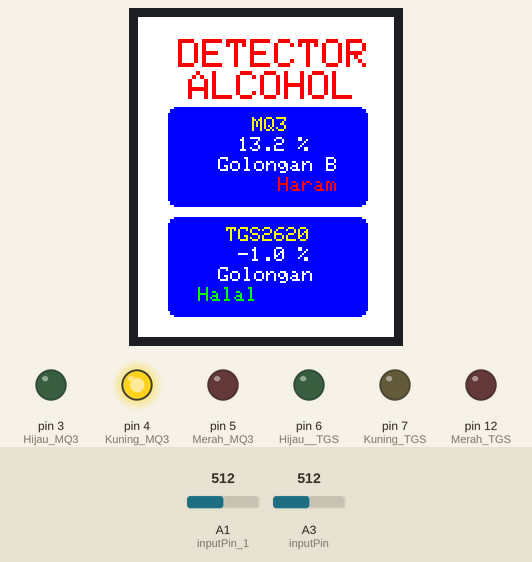
Simulated run of this sketch. Board: Arduino Uno, built with avr-gcc and run on an emulated ATmega328P. Parts: 128×160 colour display, output pins drawn as LEDs (lit = HIGH). The test bench sets the inputs (shaded band); at power-on: A1 (inputPin_1) = 512, A3 (inputPin) = 512. What the sketch prints to the serial monitor is not drawn.

Above: at 1.3 s.
1.4 s: A1 (inputPin_1) set to 480
At 3.1 s:
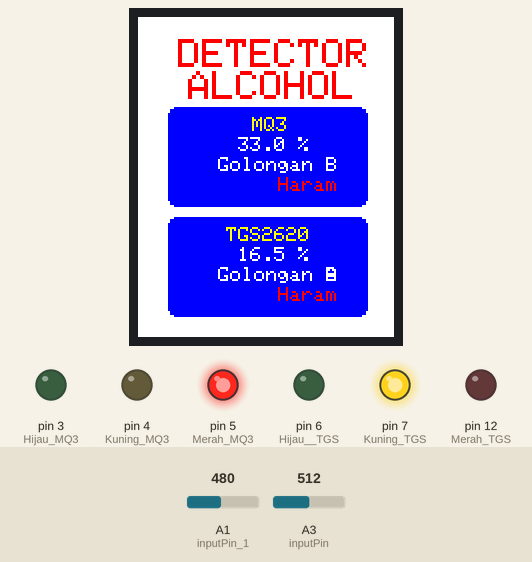
4.1 s: A1 (inputPin_1) set to 663
At 6.1 s:
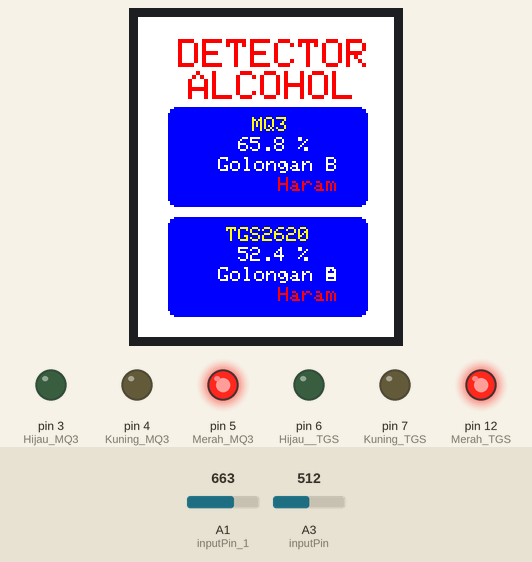
7.4 s: A1 (inputPin_1) set to 689
At 7.8 s:
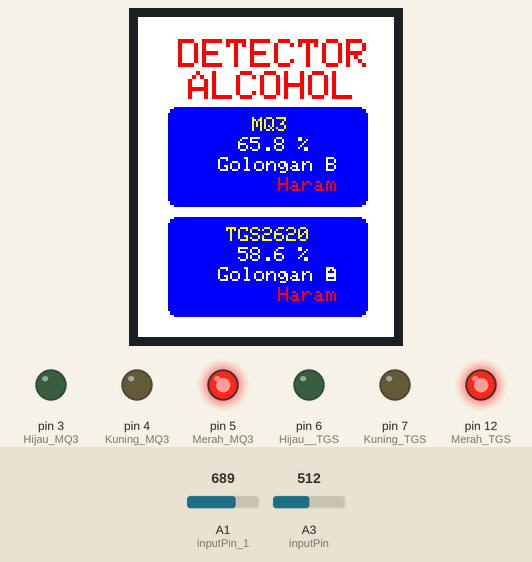
10.7 s: A3 (inputPin) set to 716
At 11.6 s:
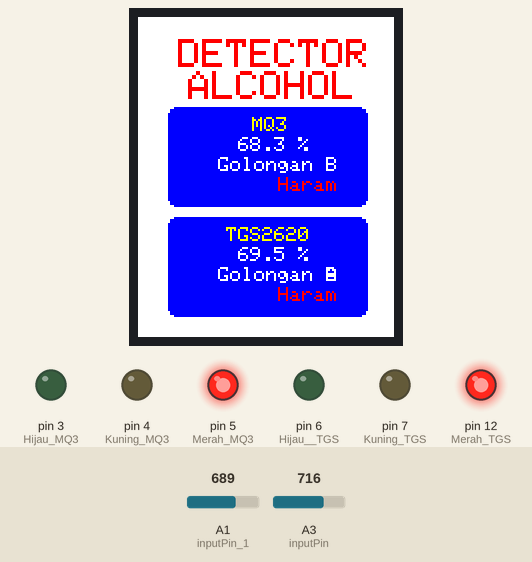
13.2 s: A3 (inputPin) set to 900
At 14.0 s:
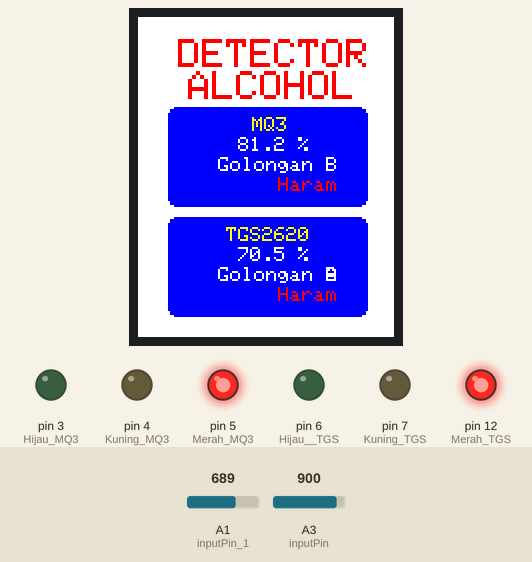
15.6 s: A3 (inputPin) set to 1023
At 16.5 s:
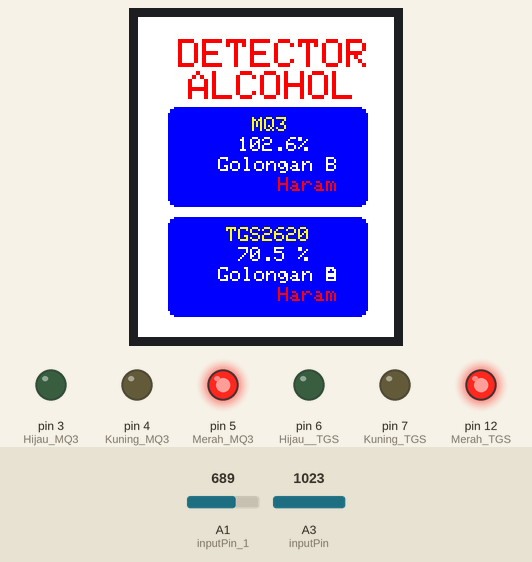
Timing chart, 0 to 18.6 s (numbered marks = the images above; inputs shaded):
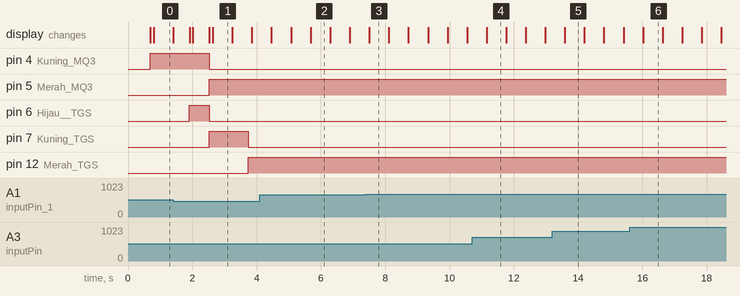

Measured:
- the behaviour switches between 496 and 495 on A1 (inputPin_1) (found by bisection; images 0 and 1)
- the behaviour switches between 679 and 680 on A1 (inputPin_1) (found by bisection; images 2 and 3)
- after the input at 1.4 s, pin 6 (Hijau__TGS): LOW → HIGH after 0.51 s, → LOW 0.61 s later
- what the display in image 1 shows lasts 0.6 s, from 2.6 s to 3.2 s

The sketch:

Program___Tampilan_TFT.ino
```cpp
#include <Adafruit_GFX.h>      // include Adafruit graphics library
#include <Adafruit_ST7735.h>   // include Adafruit ST7735 TFT library
#include <SPI.h>
#include <Adafruit_I2CDevice.h>
#define TFT_RST   8      // TFT RST pin is connected to arduino pin 8
#define TFT_CS    10      // TFT CS  pin is connected to arduino pin 9
#define TFT_DC    9     // TFT DC  pin is connected to arduino pin 10
// initialize ST7735 TFT library
Adafruit_ST7735 tft = Adafruit_ST7735(TFT_CS, TFT_DC, TFT_RST);


//  data pin connection

const int numReadings = 10;
int readings[numReadings];
int readIndex = 0;
int total = 0;
double average = 0;
int inputPin = A3;
float MQ3 = 0;
float V_1 = 0;

const int numReadings_1 = 10;
int readings_1[numReadings_1];
int readIndex_1 = 0;
int total_1 = 0;
double average_1 = 0;
int inputPin_1 = A1;
float TGS = 0 ;
float V_2 = 0;


int A = 0;
int B = 0;
int C = 0;
int D = 0;
int E = 0;
int F = 0;
bool H1 = false;
bool H2 = false;

void setup(void)
{
  Serial.begin(9600);


  // pinMode(2,OUTPUT);// Buz
  pinMode(3, OUTPUT); // Hijau MQ3
  pinMode(4, OUTPUT); // Kuning MQ3
  pinMode(5, OUTPUT); // Merah MQ3
  pinMode(6, OUTPUT); // Hijau  TGS
  pinMode(7, OUTPUT); // Kuning TGS
  pinMode(12, OUTPUT); // Merah TGS
  ;

  for (int thisReading = 0; thisReading < numReadings; thisReading++)
  {
    readings[thisReading] = 0;
  }

  for (int thisReading_1 = 0; thisReading_1 < numReadings_1; thisReading_1++)
  {
    readings_1[thisReading_1] = 0;
  }

  //analogReference(INTERNAL);     // set positive reference voltage to 1.1V

  tft.initR(INITR_BLACKTAB);     // initialize a ST7735S chip, black tab
  //tft.fillScreen(ST7735_BLACK);  // fill screen with black color

  //  tft.setCursor(30, 80);
  //  tft.setTextColor(ST7735_GREEN);
  // tft.setTextSize(1);
  // tft.print("Halal");

  //  tft.setCursor(70, 80);
  //  tft.setTextColor(ST7735_RED);
  //  tft.setTextSize(1);
  //  tft.print("Haram");

  /////////////////////////////////

  //  tft.setCursor(30, 135);
  // tft.setTextColor(ST7735_GREEN);
  //  tft.setTextSize(1);
  //  tft.print("Halal");

  // tft.setCursor(70, 135);
  // tft.setTextColor(ST7735_RED);
  //  tft.setTextSize(1);
  //  tft.print("Haram");

  //tftPrintTest();
  //  Serial.begin(9600);

  splashScreen();

}

// main loop
void loop()
{
  //////////////////////////// Tampilan//////////////////////
  /////////////////ADC////////////////
  char _buffer[8];

  // Pembacaan rata2 MQ3

  total = total - readings[readIndex];
  readings[readIndex] = analogRead(inputPin);
  total = total + readings[readIndex];
  readIndex = readIndex + 1;
  if (readIndex >= numReadings)
  {
    readIndex = 0;
  }

  // Pembacaan rata2 TGS2620
  total_1 = total_1 - readings_1[readIndex_1];
  readings_1[readIndex_1] = analogRead(inputPin_1);
  total_1 = total_1 + readings_1[readIndex_1];
  readIndex_1 = readIndex_1 + 1;
  if (readIndex_1 >= numReadings_1)
  {
    readIndex_1 = 0;
  }

  // hitung rata2 Pembacaan kedua sensor dan rumus hasil regresi.
  //  average = total / numReadings;
  //  MQ3 = ((average) *    0.1014 - 21.366)+11;
  //  average_1 = total_1 / numReadings_1;
  //  TGS = ((average_1) * 0.121 - 24.183)+1;

  average = total / numReadings;
  MQ3 = ((average) * 0.1282 - 20.865) + 21;
  average_1 = total_1 / numReadings_1;
  TGS = ((average_1) * 0.1218 - 40.461) + 27 ; //0.1218x - 40.461

  V_1 = (MQ3 * 4.76 / 1023);
  V_2 = (TGS * 4.76 / 1023);

  // Tampilan Serial Monitor
  //  Serial.print("  MQ3=");
  //  Serial.print(MQ3);
  //  Serial.print(" V=");
  //  Serial.print(V_1);
  //
  //  Serial.print("   TGS=");
  //  Serial.print(TGS);
  //  Serial.print(" V=");
  //  Serial.println(V_2);

  //  delay(100);


  //  char _buffer[8];
  //
  //  // Pembacaan rata2 MQ3
  //
  //  total = total - readings[readIndex];
  //  readings[readIndex] = analogRead(inputPin);
  //  total = total + readings[readIndex];
  //  readIndex = readIndex + 1;
  //  if (readIndex >= numReadings)
  //  {
  //    readIndex = 0;
  //  }
  //
  //
  //  // Pembacaan rata2 TGS2620
  //  total_1 = total_1 - readings_1[readIndex_1];
  //  readings_1[readIndex_1] = analogRead(inputPin_1);
  //  total_1 = total_1 + readings_1[readIndex_1];
  //  readIndex_1 = readIndex_1 + 1;
  //  if (readIndex_1 >= numReadings_1)
  //  {
  //    readIndex_1 = 0;
  //  }
  //
  //  // hitung rata2 Pembacaan kedua sensor dan rumus hasil regresi.
  //  average = total / numReadings;
  //  MQ3 = ((average) * 0.1282 - 20.865) + 10;
  //  average_1 = total_1 / numReadings_1;
  //  TGS = ((average_1) * 0.1218 - 40.461) -2 ;//0.1218x - 40.461
  //
  //
  ////  average = total / numReadings;
  //// MQ3 = ((average) * 0.1282 - 20.865) + 10;
  ////  average_1 = total_1 / numReadings_1;
  ////  TGS = ((average_1) * 0.1282 - 20.865)  ;
  //
  //
  //  // Tampilan Serial Monitor
  //    Serial.print("     MQ3=");
  //    Serial.print(MQ3);
  //    Serial.print("     TGS2620=");
  //    Serial.println(TGS);
  //  //  delay(100);


  //Tampilan LCD Nilai %

  tft.setCursor(50, 60);     //50,30
  tft.setTextColor(ST7735_WHITE, ST7735_BLUE);
  tft.setTextSize(1);
  tft.println(MQ3, 1);

  tft.setCursor(50, 115);
  tft.setTextColor(ST7735_WHITE, ST7735_BLUE);
  tft.setTextSize(1);
  tft.println(TGS, 1);
  delay(500);

  // Program perbandingan dalam penentuan Golongan

  ////////////////////////////////// Perbandingan golongan MQ3//////////////////////////

  if (MQ3 < 0.5)       // jika MQ3 <1
  {
    tft.fillRect(70, 80, 40, 10, ST77XX_BLUE);
    tft.setCursor(30, 80);
    tft.setTextColor(ST7735_GREEN);
    tft.setTextSize(1);
    tft.print("Halal");

    //  digitalWrite(2, LOW); //Buzzer

    H1 = 1;
    A = 0;
    B = 0;
    C = 0;

  }

  else if (MQ3 < 5 )       // jika MQ3 <5
  {

    digitalWrite(3, HIGH); // Hijau MQ3
    digitalWrite(4, LOW);// Kuning MQ3
    digitalWrite(5, LOW);// Merah MQ3

    tft.setCursor(40, 70);
    tft.setTextColor(ST7735_WHITE);
    tft.setTextSize(1);
    tft.print("Golongan A");


    tft.fillRect(20, 80, 40, 10, ST77XX_BLUE);
    tft.setCursor(70, 80);
    tft.setTextColor(ST7735_RED);
    tft.setTextSize(1);
    tft.print("Haram");
    A = 1;
    B = 0;
    C = 0;
    H1 = 0;
  }


  else if (MQ3  < 20)       // jika MQ3 5-20
  {

    digitalWrite(3, LOW); // Hijau MQ3
    digitalWrite(4, HIGH);// Kuning MQ3
    digitalWrite(5, LOW);// Merah MQ3

    tft.setCursor(40, 70);
    tft.setTextColor(ST7735_WHITE);
    tft.setTextSize(1);
    tft.print("Golongan B");

    tft.fillRect(20, 80, 40, 10, ST77XX_BLUE);
    tft.setCursor(70, 80);
    tft.setTextColor(ST7735_RED);
    tft.setTextSize(1);
    tft.print("Haram");

    A = 0;
    B = 1;
    C = 0;
    H1 = 0;

  }


  else if (MQ3  < 55)       // jika MQ3 20-55
  {

    digitalWrite(3, LOW); // Hijau MQ3
    digitalWrite(4, LOW);// Kuning MQ3
    digitalWrite(5, HIGH);// Merah MQ3

    tft.setCursor(40, 70);
    tft.setTextColor(ST7735_WHITE);
    tft.setTextSize(1);
    tft.print("Golongan C");

    tft.fillRect(20, 80, 40, 10, ST77XX_BLUE);
    tft.setCursor(70, 80);
    tft.setTextColor(ST7735_RED);
    tft.setTextSize(1);
    tft.print("Haram");
    digitalWrite(2, HIGH); //Buzzer

    A = 0;
    B = 0;
    C = 1;
    H1 = 0;
  }

  else if (MQ3  > 55)       // jika MQ3 5-20
  {

    digitalWrite(3, LOW); // Hijau MQ3
    digitalWrite(4, LOW);// Kuning MQ3
    digitalWrite(5, HIGH);// Merah MQ3

    tft.fillRect(20, 80, 40, 10, ST77XX_BLUE);
    tft.setCursor(70, 80);
    tft.setTextColor(ST7735_RED);
    tft.setTextSize(1);
    tft.print("Haram");

    digitalWrite(2, HIGH); //Buzzer

    A = 0;
    B = 0;
    C = 1;
    H1 = 0;
  }


  ////////////////////////////////// Perbandingan golongan TGS//////////////////////////

  if (TGS < 0.5)       // jika TGS <1
  {
    tft.fillRect(70, 135, 40, 10, ST77XX_BLUE);
    tft.setCursor(30, 135);
    tft.setTextColor(ST7735_GREEN);
    tft.setTextSize(1);
    tft.print("Halal");

    H2 = 1;
    D = 0;
    E = 0;
    F = 0;
  }

  else if (TGS < 5 )       // jika TGS<5
  {

    digitalWrite(6, HIGH); // Hijau TGS
    digitalWrite(7, LOW);// Kuning TGS
    digitalWrite(12, LOW);// Merah TGS

    tft.setCursor(40, 125);      //40,135
    tft.setTextColor(ST7735_WHITE);
    tft.setTextSize(1);
    tft.print("Golongan A");

    tft.fillRect(20, 135, 40, 10, ST77XX_BLUE);
    tft.setCursor(70, 135);
    tft.setTextColor(ST7735_RED);
    tft.setTextSize(1);
    tft.print("Haram");

    D = 1;
    E = 0;
    F = 0;
    H2 = 0;
  }


  else if (TGS  < 20)       // jika TGS 5-20
  {

    digitalWrite(6, LOW); // Hijau TGS
    digitalWrite(7, HIGH);// Kuning TGS
    digitalWrite(12, LOW);// Merah TGS


    tft.setCursor(40, 125);      //40,135
    tft.setTextColor(ST7735_WHITE);
    tft.setTextSize(1);
    tft.print("Golongan B");

    tft.fillRect(20, 135, 40, 10, ST77XX_BLUE);
    tft.setCursor(70, 135);
    tft.setTextColor(ST7735_RED);
    tft.setTextSize(1);
    tft.print("Haram");

    D = 0;
    E = 1;
    F = 0;
    H2 = 0;

  }


  else if (TGS  < 55)       // jika TGS 20-55
  {

    digitalWrite(6, LOW); // Hijau TGS
    digitalWrite(7, LOW);// Kuning TGS
    digitalWrite(12, HIGH);// Merah TGS

    tft.setCursor(40, 125);      //40,135
    tft.setTextColor(ST7735_WHITE);
    tft.setTextSize(1);
    tft.print("Golongan C");

    tft.fillRect(20, 135, 40, 10, ST77XX_BLUE);
    tft.setCursor(70, 135);
    tft.setTextColor(ST7735_RED);
    tft.setTextSize(1);
    tft.print("Haram");

    D = 0;
    E = 0;
    F = 1;
    H2 = 0;
  }

  else if (TGS  > 55)       // jika TGS 5-20
  {
    digitalWrite(6, LOW); // Hijau TGS
    digitalWrite(7, LOW);// Kuning TGS
    digitalWrite(12, HIGH);// Merah TGS

    tft.fillRect(20, 135, 40, 10, ST77XX_BLUE);
    tft.setCursor(70, 135);
    tft.setTextColor(ST7735_RED);
    tft.setTextSize(1);
    tft.print("Haram");

    D = 0;
    E = 0;
    F = 1;
    H2 = 0;
  }

  //  Pasti akan muncul error ini
  // =========================================================
  //  H = 0; // nilai haram dan halal 0 berarti haram, 1 berarti halal
  //  ========================================================

  delay(100);    // wait a second

  int digitMQ3 = strlen(String((int)MQ3).c_str());
  int digitTGS = strlen(String((int)TGS).c_str());

  int digitA = strlen(String((int)A).c_str());
  int digitB = strlen(String((int)B).c_str());
  int digitC = strlen(String((int)C).c_str());

  int digitD = strlen(String((int)D).c_str());
  int digitE = strlen(String((int)E).c_str());
  int digitF = strlen(String((int)F).c_str());

  int digitH1 = strlen(String((int)H1).c_str());
  int digitH2 = strlen(String((int)H2).c_str());
  //  RM220T240A10B3255C10H11S
  Serial.print("RM" + String(digitMQ3) +  String(MQ3) + "T" + String(digitTGS) + String(TGS) + "A" + String(digitA) + A + "B" + String(digitB) + B + "C" + String(digitC) + C + "H" + String(digitH1) + H1 + "D" + String(digitD) + D + "E" + String(digitE) + E + "F" + String(digitF) + F + "I" + String(digitH2) + H2 + "S" );
}
void splashScreen() {
  tft.fillScreen(ST7735_WHITE);

  tft.fillRoundRect(15, 45, 100, 50, 4, ST7735_BLUE);     //15, 10, 100, 50, 4
  tft.fillRoundRect(15, 100, 100, 50, 4, ST7735_BLUE);     //15, 100, 100, 50, 4


  tft.setCursor(20, 11);      //20,66
  tft.setTextColor(ST7735_RED);
  tft.setTextSize(2);
  tft.print("DETECTOR");

  tft.setCursor(25, 27);      //25,82
  tft.setTextColor(ST7735_RED);
  tft.setTextSize(2);
  tft.print("ALCOHOL");

  tft.setCursor(57, 50);      //57,15
  tft.setTextColor(ST7735_YELLOW);
  tft.setTextSize(1);
  tft.print("MQ3");

  tft.setCursor(80, 60);      //80,30
  tft.setTextColor(ST7735_WHITE);
  tft.setTextSize(1);
  tft.print("%");

  tft.setCursor(40, 70);      //40,45
  tft.setTextColor(ST7735_WHITE);
  tft.setTextSize(1);
  tft.print("Golongan");


  tft.setCursor(44, 105);      //44,105
  tft.setTextColor(ST7735_YELLOW);
  tft.setTextSize(1);
  tft.print("TGS2620");

  tft.setCursor(80, 115);      //80,120
  tft.setTextColor(ST7735_WHITE);
  tft.setTextSize(1);
  tft.print("%");

  tft.setCursor(40, 125);      //40,135
  tft.setTextColor(ST7735_WHITE);
  tft.setTextSize(1);
  tft.print("Golongan");

  //tft.fillRect(70, 80, 40, 10, ST77XX_YELLOW); //(posisix, posisiy, panjangx, panjangy,warna);
  //tft.fillRect(70, 135, 40, 10, ST77XX_YELLOW); //(posisix, posisiy, panjangx, panjangy,warna);
  //tft.fillRect(20, 80, 40, 10, ST77XX_BLUE); //(posisix, posisiy, panjangx, panjangy,warna);
  //tft.fillRect(20, 135, 40, 10, ST77XX_BLUE); //(posisix, posisiy, panjangx, panjangy,warna);
}
```
